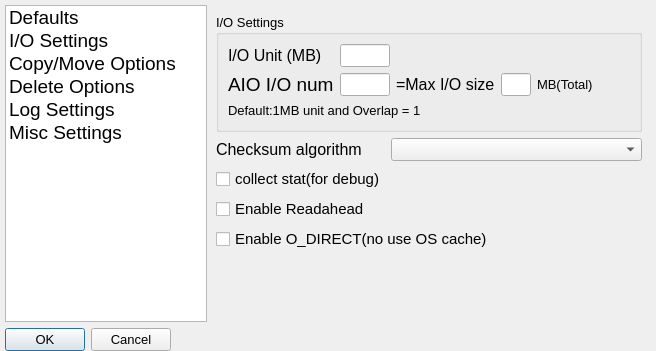
<?xml version="1.0" encoding="UTF-8"?>
<ui version="4.0">
 <class>mainsettingDialog</class>
 <widget class="QDialog" name="mainsettingDialog">
  <property name="geometry">
   <rect>
    <x>0</x>
    <y>0</y>
    <width>656</width>
    <height>351</height>
   </rect>
  </property>
  <property name="sizePolicy">
   <sizepolicy hsizetype="Fixed" vsizetype="Fixed">
    <horstretch>0</horstretch>
    <verstretch>0</verstretch>
   </sizepolicy>
  </property>
  <property name="minimumSize">
   <size>
    <width>634</width>
    <height>208</height>
   </size>
  </property>
  <property name="maximumSize">
   <size>
    <width>800</width>
    <height>400</height>
   </size>
  </property>
  <property name="font">
   <font>
    <pointsize>10</pointsize>
   </font>
  </property>
  <property name="windowTitle">
   <string>General Settings</string>
  </property>
  <layout class="QVBoxLayout" name="verticalLayout">
   <property name="leftMargin">
    <number>5</number>
   </property>
   <property name="topMargin">
    <number>5</number>
   </property>
   <property name="rightMargin">
    <number>5</number>
   </property>
   <property name="bottomMargin">
    <number>0</number>
   </property>
   <item>
    <layout class="QHBoxLayout" name="general_H_Layout">
     <property name="spacing">
      <number>0</number>
     </property>
     <item>
      <widget class="QListWidget" name="general_optionlist">
       <property name="sizePolicy">
        <sizepolicy hsizetype="Fixed" vsizetype="Preferred">
         <horstretch>0</horstretch>
         <verstretch>0</verstretch>
        </sizepolicy>
       </property>
       <property name="minimumSize">
        <size>
         <width>180</width>
         <height>0</height>
        </size>
       </property>
       <property name="currentRow">
        <number>-1</number>
       </property>
       <item>
        <property name="text">
         <string>Defaults</string>
        </property>
        <property name="font">
         <font>
          <pointsize>14</pointsize>
         </font>
        </property>
       </item>
       <item>
        <property name="text">
         <string>I/O Settings</string>
        </property>
        <property name="font">
         <font>
          <pointsize>14</pointsize>
         </font>
        </property>
       </item>
       <item>
        <property name="text">
         <string>Copy/Move Options</string>
        </property>
        <property name="font">
         <font>
          <pointsize>14</pointsize>
         </font>
        </property>
       </item>
       <item>
        <property name="text">
         <string>Delete Options</string>
        </property>
        <property name="font">
         <font>
          <pointsize>14</pointsize>
         </font>
        </property>
       </item>
       <item>
        <property name="text">
         <string>Log Settings</string>
        </property>
        <property name="font">
         <font>
          <pointsize>14</pointsize>
         </font>
        </property>
       </item>
       <item>
        <property name="text">
         <string>Misc Settings</string>
        </property>
        <property name="font">
         <font>
          <pointsize>14</pointsize>
         </font>
        </property>
       </item>
      </widget>
     </item>
     <item alignment="Qt::AlignLeft|Qt::AlignTop">
      <widget class="QStackedWidget" name="stackedWidget">
       <property name="enabled">
        <bool>true</bool>
       </property>
       <property name="minimumSize">
        <size>
         <width>440</width>
         <height>0</height>
        </size>
       </property>
       <property name="currentIndex">
        <number>1</number>
       </property>
       <widget class="QWidget" name="stackedWidgetPage_genaral">
        <layout class="QGridLayout" name="gridLayout" rowstretch="0,0,0,0,0,0">
         <property name="leftMargin">
          <number>12</number>
         </property>
         <property name="topMargin">
          <number>10</number>
         </property>
         <property name="rightMargin">
          <number>0</number>
         </property>
         <property name="bottomMargin">
          <number>10</number>
         </property>
         <property name="horizontalSpacing">
          <number>5</number>
         </property>
         <property name="verticalSpacing">
          <number>10</number>
         </property>
         <item row="0" column="3">
          <widget class="QCheckBox" name="checkBox_Verify">
           <property name="sizePolicy">
            <sizepolicy hsizetype="Preferred" vsizetype="Fixed">
             <horstretch>0</horstretch>
             <verstretch>0</verstretch>
            </sizepolicy>
           </property>
           <property name="font">
            <font>
             <pointsize>12</pointsize>
            </font>
           </property>
           <property name="text">
            <string>Verify</string>
           </property>
          </widget>
         </item>
         <item row="4" column="0" colspan="5">
          <widget class="QCheckBox" name="checkBox_ShowExtend">
           <property name="sizePolicy">
            <sizepolicy hsizetype="Preferred" vsizetype="Fixed">
             <horstretch>0</horstretch>
             <verstretch>0</verstretch>
            </sizepolicy>
           </property>
           <property name="font">
            <font>
             <pointsize>11</pointsize>
            </font>
           </property>
           <property name="text">
            <string>Always show Filter function.</string>
           </property>
          </widget>
         </item>
         <item row="1" column="2">
          <widget class="QCheckBox" name="checkBox_Xattr">
           <property name="font">
            <font>
             <pointsize>12</pointsize>
            </font>
           </property>
           <property name="text">
            <string>EA</string>
           </property>
          </widget>
         </item>
         <item row="1" column="0">
          <widget class="QLineEdit" name="lineEdit_Buffer">
           <property name="sizePolicy">
            <sizepolicy hsizetype="Preferred" vsizetype="Preferred">
             <horstretch>0</horstretch>
             <verstretch>0</verstretch>
            </sizepolicy>
           </property>
           <property name="minimumSize">
            <size>
             <width>0</width>
             <height>0</height>
            </size>
           </property>
           <property name="maximumSize">
            <size>
             <width>16777215</width>
             <height>16777215</height>
            </size>
           </property>
           <property name="layoutDirection">
            <enum>Qt::LeftToRight</enum>
           </property>
           <property name="inputMethodHints">
            <set>Qt::ImhDigitsOnly</set>
           </property>
           <property name="maxLength">
            <number>4</number>
           </property>
          </widget>
         </item>
         <item row="1" column="1">
          <widget class="QCheckBox" name="checkBox_NonStop">
           <property name="sizePolicy">
            <sizepolicy hsizetype="Preferred" vsizetype="Fixed">
             <horstretch>0</horstretch>
             <verstretch>0</verstretch>
            </sizepolicy>
           </property>
           <property name="font">
            <font>
             <pointsize>12</pointsize>
            </font>
           </property>
           <property name="text">
            <string>Nonstop</string>
           </property>
          </widget>
         </item>
         <item row="0" column="0">
          <widget class="QLabel" name="label_Buffer">
           <property name="sizePolicy">
            <sizepolicy hsizetype="Preferred" vsizetype="Preferred">
             <horstretch>0</horstretch>
             <verstretch>0</verstretch>
            </sizepolicy>
           </property>
           <property name="minimumSize">
            <size>
             <width>0</width>
             <height>0</height>
            </size>
           </property>
           <property name="font">
            <font>
             <pointsize>12</pointsize>
            </font>
           </property>
           <property name="text">
            <string>Buffer(MB)</string>
           </property>
           <property name="alignment">
            <set>Qt::AlignLeading|Qt::AlignLeft|Qt::AlignVCenter</set>
           </property>
          </widget>
         </item>
         <item row="0" column="1">
          <widget class="QCheckBox" name="checkBox_Estimate">
           <property name="sizePolicy">
            <sizepolicy hsizetype="Preferred" vsizetype="Fixed">
             <horstretch>0</horstretch>
             <verstretch>0</verstretch>
            </sizepolicy>
           </property>
           <property name="font">
            <font>
             <pointsize>12</pointsize>
            </font>
           </property>
           <property name="text">
            <string>Estimate</string>
           </property>
          </widget>
         </item>
         <item row="0" column="2">
          <widget class="QCheckBox" name="checkBox_ACL">
           <property name="sizePolicy">
            <sizepolicy hsizetype="Preferred" vsizetype="Fixed">
             <horstretch>0</horstretch>
             <verstretch>0</verstretch>
            </sizepolicy>
           </property>
           <property name="font">
            <font>
             <pointsize>12</pointsize>
            </font>
           </property>
           <property name="text">
            <string>ACL</string>
           </property>
          </widget>
         </item>
         <item row="2" column="0">
          <widget class="QLabel" name="label_Speed">
           <property name="enabled">
            <bool>true</bool>
           </property>
           <property name="sizePolicy">
            <sizepolicy hsizetype="Minimum" vsizetype="Preferred">
             <horstretch>0</horstretch>
             <verstretch>0</verstretch>
            </sizepolicy>
           </property>
           <property name="maximumSize">
            <size>
             <width>16777215</width>
             <height>16777215</height>
            </size>
           </property>
           <property name="font">
            <font>
             <pointsize>12</pointsize>
            </font>
           </property>
           <property name="text">
            <string>Speed Control</string>
           </property>
          </widget>
         </item>
         <item row="2" column="1">
          <widget class="QSlider" name="slider_Speed">
           <property name="enabled">
            <bool>true</bool>
           </property>
           <property name="sizePolicy">
            <sizepolicy hsizetype="Minimum" vsizetype="Fixed">
             <horstretch>0</horstretch>
             <verstretch>0</verstretch>
            </sizepolicy>
           </property>
           <property name="maximum">
            <number>11</number>
           </property>
           <property name="pageStep">
            <number>1</number>
           </property>
           <property name="value">
            <number>0</number>
           </property>
           <property name="orientation">
            <enum>Qt::Horizontal</enum>
           </property>
           <property name="tickPosition">
            <enum>QSlider::TicksAbove</enum>
           </property>
           <property name="tickInterval">
            <number>1</number>
           </property>
          </widget>
         </item>
         <item row="2" column="2">
          <widget class="QLabel" name="label_Realspeed">
           <property name="enabled">
            <bool>true</bool>
           </property>
           <property name="frameShape">
            <enum>QFrame::StyledPanel</enum>
           </property>
           <property name="frameShadow">
            <enum>QFrame::Sunken</enum>
           </property>
           <property name="text">
            <string>speed</string>
           </property>
           <property name="alignment">
            <set>Qt::AlignCenter</set>
           </property>
          </widget>
         </item>
         <item row="1" column="3">
          <widget class="QCheckBox" name="checkBox_LTFS">
           <property name="font">
            <font>
             <pointsize>12</pointsize>
            </font>
           </property>
           <property name="text">
            <string>LTFS</string>
           </property>
          </widget>
         </item>
         <item row="3" column="0" colspan="5">
          <widget class="QCheckBox" name="checkBox_Owdel">
           <property name="font">
            <font>
             <pointsize>11</pointsize>
            </font>
           </property>
           <property name="text">
            <string>Wipe Delete(for delete mode. slower than normal)</string>
           </property>
          </widget>
         </item>
         <item row="5" column="0" colspan="5">
          <widget class="QCheckBox" name="checkBox_JobList">
           <property name="sizePolicy">
            <sizepolicy hsizetype="Preferred" vsizetype="Fixed">
             <horstretch>0</horstretch>
             <verstretch>0</verstretch>
            </sizepolicy>
           </property>
           <property name="font">
            <font>
             <pointsize>11</pointsize>
            </font>
           </property>
           <property name="text">
            <string>Always show JobList Mode</string>
           </property>
          </widget>
         </item>
        </layout>
       </widget>
       <widget class="QWidget" name="stackedWidgetPage_IO">
        <layout class="QGridLayout" name="gridLayout_2">
         <item row="1" column="0">
          <widget class="QLabel" name="label_VerifyMode">
           <property name="sizePolicy">
            <sizepolicy hsizetype="Fixed" vsizetype="Preferred">
             <horstretch>0</horstretch>
             <verstretch>0</verstretch>
            </sizepolicy>
           </property>
           <property name="font">
            <font>
             <pointsize>12</pointsize>
            </font>
           </property>
           <property name="text">
            <string>Checksum algorithm</string>
           </property>
          </widget>
         </item>
         <item row="0" column="0" colspan="2">
          <widget class="QGroupBox" name="groupBox_settings">
           <property name="sizePolicy">
            <sizepolicy hsizetype="Preferred" vsizetype="Preferred">
             <horstretch>0</horstretch>
             <verstretch>0</verstretch>
            </sizepolicy>
           </property>
           <property name="title">
            <string>I/O Settings</string>
           </property>
           <layout class="QGridLayout" name="gridLayout_8">
            <item row="5" column="3">
             <widget class="QLineEdit" name="lineEdit_totaliosize">
              <property name="sizePolicy">
               <sizepolicy hsizetype="Fixed" vsizetype="Fixed">
                <horstretch>0</horstretch>
                <verstretch>0</verstretch>
               </sizepolicy>
              </property>
              <property name="maximumSize">
               <size>
                <width>30</width>
                <height>16777215</height>
               </size>
              </property>
              <property name="readOnly">
               <bool>true</bool>
              </property>
             </widget>
            </item>
            <item row="4" column="1">
             <widget class="QLineEdit" name="lineEdit_Iomax">
              <property name="sizePolicy">
               <sizepolicy hsizetype="Fixed" vsizetype="Fixed">
                <horstretch>0</horstretch>
                <verstretch>0</verstretch>
               </sizepolicy>
              </property>
              <property name="minimumSize">
               <size>
                <width>50</width>
                <height>0</height>
               </size>
              </property>
              <property name="maximumSize">
               <size>
                <width>50</width>
                <height>16777215</height>
               </size>
              </property>
              <property name="toolTip">
               <string>Set the request size at the time of data read/write.
If you are doing the ultra-high-speed network connection(such as 10G Ether). you may want to set the 4-8.</string>
              </property>
              <property name="inputMethodHints">
               <set>Qt::ImhDigitsOnly</set>
              </property>
              <property name="maxLength">
               <number>4</number>
              </property>
             </widget>
            </item>
            <item row="5" column="0">
             <widget class="QLabel" name="label_aionum">
              <property name="font">
               <font>
                <pointsize>14</pointsize>
                <kerning>true</kerning>
               </font>
              </property>
              <property name="text">
               <string>AIO I/O num</string>
              </property>
             </widget>
            </item>
            <item row="4" column="0">
             <widget class="QLabel" name="label_Iosize">
              <property name="sizePolicy">
               <sizepolicy hsizetype="Fixed" vsizetype="Preferred">
                <horstretch>0</horstretch>
                <verstretch>0</verstretch>
               </sizepolicy>
              </property>
              <property name="minimumSize">
               <size>
                <width>0</width>
                <height>0</height>
               </size>
              </property>
              <property name="maximumSize">
               <size>
                <width>120</width>
                <height>16777215</height>
               </size>
              </property>
              <property name="font">
               <font>
                <pointsize>12</pointsize>
               </font>
              </property>
              <property name="text">
               <string>I/O Unit (MB)</string>
              </property>
             </widget>
            </item>
            <item row="5" column="1">
             <widget class="QLineEdit" name="lineEdit_aionum">
              <property name="sizePolicy">
               <sizepolicy hsizetype="Fixed" vsizetype="Fixed">
                <horstretch>0</horstretch>
                <verstretch>0</verstretch>
               </sizepolicy>
              </property>
              <property name="maximumSize">
               <size>
                <width>50</width>
                <height>16777215</height>
               </size>
              </property>
              <property name="inputMethodHints">
               <set>Qt::ImhDigitsOnly</set>
              </property>
              <property name="maxLength">
               <number>2</number>
              </property>
             </widget>
            </item>
            <item row="5" column="4">
             <widget class="QLabel" name="label_totaliosize">
              <property name="text">
               <string>MB(Total)</string>
              </property>
             </widget>
            </item>
            <item row="5" column="2">
             <widget class="QLabel" name="label_totalio">
              <property name="maximumSize">
               <size>
                <width>100</width>
                <height>16777215</height>
               </size>
              </property>
              <property name="font">
               <font>
                <pointsize>12</pointsize>
               </font>
              </property>
              <property name="text">
               <string>=Max I/O size</string>
              </property>
             </widget>
            </item>
            <item row="6" column="0" colspan="4">
             <widget class="QLabel" name="label">
              <property name="text">
               <string>&lt;html&gt;&lt;head/&gt;&lt;body&gt;&lt;p&gt;Default:1MB unit and Overlap = 1&lt;/p&gt;&lt;/body&gt;&lt;/html&gt;</string>
              </property>
             </widget>
            </item>
           </layout>
          </widget>
         </item>
         <item row="3" column="0">
          <widget class="QCheckBox" name="checkBox_Rdahead">
           <property name="font">
            <font>
             <pointsize>11</pointsize>
            </font>
           </property>
           <property name="text">
            <string>Enable Readahead</string>
           </property>
          </widget>
         </item>
         <item row="2" column="0">
          <widget class="QCheckBox" name="checkBox_rwstat">
           <property name="font">
            <font>
             <pointsize>11</pointsize>
            </font>
           </property>
           <property name="text">
            <string>collect stat(for debug)</string>
           </property>
          </widget>
         </item>
         <item row="1" column="1">
          <widget class="QComboBox" name="comboBox_VerifyMode">
           <property name="sizePolicy">
            <sizepolicy hsizetype="Minimum" vsizetype="Fixed">
             <horstretch>0</horstretch>
             <verstretch>0</verstretch>
            </sizepolicy>
           </property>
           <property name="toolTip">
            <string>Select hash algorithm.
xxHash is an excellent in terms of CPU load and speed, but it is not suitable for data integrity evidence.
For data integrity evidence, You should use &quot;MD5&quot; or others.</string>
           </property>
          </widget>
         </item>
         <item row="4" column="0" colspan="2">
          <widget class="QCheckBox" name="checkBox_O_DIRECT">
           <property name="font">
            <font>
             <pointsize>11</pointsize>
            </font>
           </property>
           <property name="text">
            <string>Enable O_DIRECT(no use OS cache)</string>
           </property>
          </widget>
         </item>
        </layout>
       </widget>
       <widget class="QWidget" name="stackedWidgetPage_cpopt">
        <layout class="QGridLayout" name="gridLayout_3">
         <item row="1" column="0">
          <widget class="QCheckBox" name="checkBox_Nocreate">
           <property name="enabled">
            <bool>true</bool>
           </property>
           <property name="text">
            <string>Don't create empty directory, if &quot;Show Filter&quot; is checked.</string>
           </property>
          </widget>
         </item>
         <item row="3" column="0">
          <widget class="QCheckBox" name="checkBox_Movemode">
           <property name="text">
            <string>Change &quot;Move(Overwrite all)&quot; to &quot;Move(Date/Size)&quot;</string>
           </property>
          </widget>
         </item>
         <item row="2" column="0">
          <widget class="QCheckBox" name="checkBox_Symlink">
           <property name="text">
            <string>Copy Symlink as Symlink (not target)</string>
           </property>
          </widget>
         </item>
         <item row="0" column="0">
          <widget class="QCheckBox" name="checkBox_Samedir">
           <property name="enabled">
            <bool>true</bool>
           </property>
           <property name="text">
            <string>Use modified name,if destdir same as src's parent.</string>
           </property>
          </widget>
         </item>
         <item row="4" column="0">
          <widget class="QCheckBox" name="checkBox_Moveone">
           <property name="text">
            <string>Move one by one</string>
           </property>
          </widget>
         </item>
         <item row="6" column="0">
          <widget class="QCheckBox" name="checkBox_Dotignore">
           <property name="text">
            <string>skip &quot;.&quot; start file or folder</string>
           </property>
          </widget>
         </item>
         <item row="5" column="0">
          <widget class="QCheckBox" name="checkBox_Moveone_verify">
           <property name="text">
            <string>Move one by one (verify mode)</string>
           </property>
          </widget>
         </item>
         <item row="7" column="0">
          <widget class="QCheckBox" name="checkBox_Noutime">
           <property name="text">
            <string>Don't update dst file/dir date(Note:Overwrite target in Diff mode)</string>
           </property>
          </widget>
         </item>
         <item row="8" column="0">
          <widget class="QCheckBox" name="checkBox_Dumpdel">
           <property name="sizePolicy">
            <sizepolicy hsizetype="Preferred" vsizetype="Fixed">
             <horstretch>0</horstretch>
             <verstretch>0</verstretch>
            </sizepolicy>
           </property>
           <property name="text">
            <string>If dst verify error occurs,don't save dump file (delete *.fc_verify_err)</string>
           </property>
          </widget>
         </item>
        </layout>
       </widget>
       <widget class="QWidget" name="stackedWidgetPage_delopt">
        <layout class="QGridLayout" name="gridLayout_4" rowstretch="0,0,0" columnstretch="0">
         <property name="horizontalSpacing">
          <number>5</number>
         </property>
         <property name="verticalSpacing">
          <number>12</number>
         </property>
         <item row="0" column="0">
          <widget class="QCheckBox" name="checkBox_NSA">
           <property name="text">
            <string>Use NSA method for Wipe &amp;&amp; Delete option (very slow)</string>
           </property>
          </widget>
         </item>
         <item row="1" column="0">
          <widget class="QCheckBox" name="checkBox_Delfilter">
           <property name="enabled">
            <bool>true</bool>
           </property>
           <property name="text">
            <string>Try to delete directory, if &quot;Show Filter&quot; is checked.</string>
           </property>
          </widget>
         </item>
         <item row="2" column="0">
          <spacer name="verticalSpacer">
           <property name="orientation">
            <enum>Qt::Vertical</enum>
           </property>
           <property name="sizeHint" stdset="0">
            <size>
             <width>20</width>
             <height>40</height>
            </size>
           </property>
          </spacer>
         </item>
        </layout>
       </widget>
       <widget class="QWidget" name="stackedWidgetPage_logopt">
        <layout class="QGridLayout" name="gridLayout_5">
         <property name="leftMargin">
          <number>5</number>
         </property>
         <property name="topMargin">
          <number>5</number>
         </property>
         <property name="rightMargin">
          <number>5</number>
         </property>
         <property name="bottomMargin">
          <number>5</number>
         </property>
         <property name="horizontalSpacing">
          <number>0</number>
         </property>
         <item row="1" column="2">
          <spacer name="horizontalSpacer_2">
           <property name="orientation">
            <enum>Qt::Horizontal</enum>
           </property>
           <property name="sizeHint" stdset="0">
            <size>
             <width>40</width>
             <height>20</height>
            </size>
           </property>
          </spacer>
         </item>
         <item row="1" column="0">
          <widget class="QLabel" name="label_Srcdsthist">
           <property name="minimumSize">
            <size>
             <width>0</width>
             <height>0</height>
            </size>
           </property>
           <property name="font">
            <font>
             <pointsize>12</pointsize>
            </font>
           </property>
           <property name="text">
            <string>Number of history items for Src/DestDir (need to restart)</string>
           </property>
           <property name="alignment">
            <set>Qt::AlignLeading|Qt::AlignLeft|Qt::AlignTop</set>
           </property>
          </widget>
         </item>
         <item row="2" column="0">
          <widget class="QCheckBox" name="checkBox_Errlog">
           <property name="font">
            <font>
             <pointsize>12</pointsize>
            </font>
           </property>
           <property name="text">
            <string>Write to Log (RapidCopy.log)</string>
           </property>
          </widget>
         </item>
         <item row="6" column="0">
          <widget class="QCheckBox" name="checkBox_Filelog">
           <property name="font">
            <font>
             <pointsize>12</pointsize>
            </font>
           </property>
           <property name="text">
            <string>Write to detailed Log (Log/DATE.log)</string>
           </property>
          </widget>
         </item>
         <item row="1" column="1">
          <widget class="QLineEdit" name="lineEdit_Srcdstnum">
           <property name="sizePolicy">
            <sizepolicy hsizetype="Fixed" vsizetype="Fixed">
             <horstretch>0</horstretch>
             <verstretch>0</verstretch>
            </sizepolicy>
           </property>
           <property name="minimumSize">
            <size>
             <width>50</width>
             <height>0</height>
            </size>
           </property>
           <property name="maximumSize">
            <size>
             <width>0</width>
             <height>16777215</height>
            </size>
           </property>
           <property name="alignment">
            <set>Qt::AlignLeading|Qt::AlignLeft|Qt::AlignTop</set>
           </property>
          </widget>
         </item>
         <item row="4" column="0">
          <widget class="QCheckBox" name="checkBox_Aclerr">
           <property name="font">
            <font>
             <pointsize>12</pointsize>
            </font>
           </property>
           <property name="text">
            <string>Write ACL errors to Log</string>
           </property>
          </widget>
         </item>
         <item row="3" column="0">
          <widget class="QCheckBox" name="checkBox_Xattrerr">
           <property name="font">
            <font>
             <pointsize>12</pointsize>
            </font>
           </property>
           <property name="text">
            <string>Write EA(xattr) errors to Log</string>
           </property>
          </widget>
         </item>
         <item row="7" column="0">
          <widget class="QCheckBox" name="checkBox_FilelogCSV">
           <property name="font">
            <font>
             <pointsize>12</pointsize>
            </font>
           </property>
           <property name="text">
            <string>Write to detailed CSV (Log/DATE.csv)</string>
           </property>
          </widget>
         </item>
         <item row="8" column="0">
          <spacer name="verticalSpacer_3">
           <property name="orientation">
            <enum>Qt::Vertical</enum>
           </property>
           <property name="sizeHint" stdset="0">
            <size>
             <width>20</width>
             <height>40</height>
            </size>
           </property>
          </spacer>
         </item>
        </layout>
       </widget>
       <widget class="QWidget" name="stackedWidgetPage_misc">
        <layout class="QGridLayout" name="gridLayout_6">
         <item row="5" column="0">
          <widget class="QCheckBox" name="checkBox_EnglishUI">
           <property name="enabled">
            <bool>true</bool>
           </property>
           <property name="sizePolicy">
            <sizepolicy hsizetype="Minimum" vsizetype="Preferred">
             <horstretch>0</horstretch>
             <verstretch>0</verstretch>
            </sizepolicy>
           </property>
           <property name="text">
            <string>English UI (need to restart)</string>
           </property>
          </widget>
         </item>
         <item row="1" column="0">
          <widget class="QCheckBox" name="checkBox_Dontwait">
           <property name="sizePolicy">
            <sizepolicy hsizetype="Minimum" vsizetype="Preferred">
             <horstretch>0</horstretch>
             <verstretch>0</verstretch>
            </sizepolicy>
           </property>
           <property name="text">
            <string>Don't wait for other running RapidCopy to finish</string>
           </property>
          </widget>
         </item>
         <item row="2" column="0">
          <widget class="QCheckBox" name="checkBox_Confirm_exe">
           <property name="enabled">
            <bool>true</bool>
           </property>
           <property name="sizePolicy">
            <sizepolicy hsizetype="Minimum" vsizetype="Preferred">
             <horstretch>0</horstretch>
             <verstretch>0</verstretch>
            </sizepolicy>
           </property>
           <property name="text">
            <string>Confirm before execute</string>
           </property>
          </widget>
         </item>
         <item row="0" column="0">
          <widget class="QGroupBox" name="groupBox_Span">
           <property name="enabled">
            <bool>true</bool>
           </property>
           <property name="sizePolicy">
            <sizepolicy hsizetype="Preferred" vsizetype="Preferred">
             <horstretch>0</horstretch>
             <verstretch>0</verstretch>
            </sizepolicy>
           </property>
           <property name="minimumSize">
            <size>
             <width>0</width>
             <height>45</height>
            </size>
           </property>
           <property name="title">
            <string>Info Update Span</string>
           </property>
           <property name="alignment">
            <set>Qt::AlignLeading|Qt::AlignLeft|Qt::AlignVCenter</set>
           </property>
           <property name="flat">
            <bool>false</bool>
           </property>
           <property name="checkable">
            <bool>false</bool>
           </property>
           <property name="checked">
            <bool>false</bool>
           </property>
           <layout class="QGridLayout" name="gridLayout_7" rowstretch="0" columnstretch="0">
            <property name="sizeConstraint">
             <enum>QLayout::SetDefaultConstraint</enum>
            </property>
            <property name="leftMargin">
             <number>5</number>
            </property>
            <property name="topMargin">
             <number>0</number>
            </property>
            <property name="rightMargin">
             <number>5</number>
            </property>
            <property name="bottomMargin">
             <number>5</number>
            </property>
            <property name="horizontalSpacing">
             <number>10</number>
            </property>
            <item row="0" column="0">
             <layout class="QHBoxLayout" name="horizontalLayout_Span" stretch="0,0,0">
              <property name="spacing">
               <number>10</number>
              </property>
              <property name="sizeConstraint">
               <enum>QLayout::SetDefaultConstraint</enum>
              </property>
              <item>
               <widget class="QRadioButton" name="radioButton_250ms">
                <property name="sizePolicy">
                 <sizepolicy hsizetype="Fixed" vsizetype="Preferred">
                  <horstretch>0</horstretch>
                  <verstretch>0</verstretch>
                 </sizepolicy>
                </property>
                <property name="text">
                 <string>250ms</string>
                </property>
               </widget>
              </item>
              <item>
               <widget class="QRadioButton" name="radioButton_500ms">
                <property name="sizePolicy">
                 <sizepolicy hsizetype="Fixed" vsizetype="Preferred">
                  <horstretch>0</horstretch>
                  <verstretch>0</verstretch>
                 </sizepolicy>
                </property>
                <property name="text">
                 <string>500ms</string>
                </property>
               </widget>
              </item>
              <item>
               <widget class="QRadioButton" name="radioButton_1000ms">
                <property name="sizePolicy">
                 <sizepolicy hsizetype="Preferred" vsizetype="Preferred">
                  <horstretch>0</horstretch>
                  <verstretch>0</verstretch>
                 </sizepolicy>
                </property>
                <property name="text">
                 <string>1000ms</string>
                </property>
               </widget>
              </item>
             </layout>
            </item>
           </layout>
          </widget>
         </item>
         <item row="3" column="0">
          <widget class="QCheckBox" name="checkBox_Taskminimize">
           <property name="enabled">
            <bool>true</bool>
           </property>
           <property name="sizePolicy">
            <sizepolicy hsizetype="Minimum" vsizetype="Preferred">
             <horstretch>0</horstretch>
             <verstretch>0</verstretch>
            </sizepolicy>
           </property>
           <property name="text">
            <string>Don't use system tray at minimizing</string>
           </property>
          </widget>
         </item>
        </layout>
       </widget>
      </widget>
     </item>
    </layout>
   </item>
   <item alignment="Qt::AlignLeft">
    <widget class="QDialogButtonBox" name="buttonBox">
     <property name="sizePolicy">
      <sizepolicy hsizetype="Fixed" vsizetype="Fixed">
       <horstretch>0</horstretch>
       <verstretch>0</verstretch>
      </sizepolicy>
     </property>
     <property name="orientation">
      <enum>Qt::Horizontal</enum>
     </property>
     <property name="standardButtons">
      <set>QDialogButtonBox::Cancel|QDialogButtonBox::Ok</set>
     </property>
    </widget>
   </item>
  </layout>
 </widget>
 <tabstops>
  <tabstop>general_optionlist</tabstop>
  <tabstop>lineEdit_Buffer</tabstop>
  <tabstop>checkBox_Estimate</tabstop>
  <tabstop>checkBox_ACL</tabstop>
  <tabstop>checkBox_Verify</tabstop>
  <tabstop>checkBox_NonStop</tabstop>
  <tabstop>checkBox_Xattr</tabstop>
  <tabstop>checkBox_LTFS</tabstop>
  <tabstop>slider_Speed</tabstop>
  <tabstop>checkBox_Owdel</tabstop>
  <tabstop>checkBox_ShowExtend</tabstop>
  <tabstop>comboBox_VerifyMode</tabstop>
  <tabstop>checkBox_rwstat</tabstop>
  <tabstop>checkBox_Samedir</tabstop>
  <tabstop>checkBox_Nocreate</tabstop>
  <tabstop>checkBox_Symlink</tabstop>
  <tabstop>checkBox_Movemode</tabstop>
  <tabstop>checkBox_Moveone</tabstop>
  <tabstop>checkBox_Moveone_verify</tabstop>
  <tabstop>checkBox_Dotignore</tabstop>
  <tabstop>checkBox_NSA</tabstop>
  <tabstop>checkBox_Delfilter</tabstop>
  <tabstop>checkBox_Errlog</tabstop>
  <tabstop>checkBox_Filelog</tabstop>
  <tabstop>checkBox_Dontwait</tabstop>
  <tabstop>checkBox_Confirm_exe</tabstop>
  <tabstop>checkBox_Taskminimize</tabstop>
  <tabstop>radioButton_250ms</tabstop>
  <tabstop>radioButton_500ms</tabstop>
  <tabstop>radioButton_1000ms</tabstop>
 </tabstops>
 <resources/>
 <connections>
  <connection>
   <sender>buttonBox</sender>
   <signal>accepted()</signal>
   <receiver>mainsettingDialog</receiver>
   <slot>accept()</slot>
   <hints>
    <hint type="sourcelabel">
     <x>248</x>
     <y>254</y>
    </hint>
    <hint type="destinationlabel">
     <x>157</x>
     <y>274</y>
    </hint>
   </hints>
  </connection>
  <connection>
   <sender>buttonBox</sender>
   <signal>rejected()</signal>
   <receiver>mainsettingDialog</receiver>
   <slot>reject()</slot>
   <hints>
    <hint type="sourcelabel">
     <x>316</x>
     <y>260</y>
    </hint>
    <hint type="destinationlabel">
     <x>286</x>
     <y>274</y>
    </hint>
   </hints>
  </connection>
  <connection>
   <sender>general_optionlist</sender>
   <signal>currentRowChanged(int)</signal>
   <receiver>stackedWidget</receiver>
   <slot>setCurrentIndex(int)</slot>
   <hints>
    <hint type="sourcelabel">
     <x>96</x>
     <y>87</y>
    </hint>
    <hint type="destinationlabel">
     <x>406</x>
     <y>87</y>
    </hint>
   </hints>
  </connection>
 </connections>
</ui>
